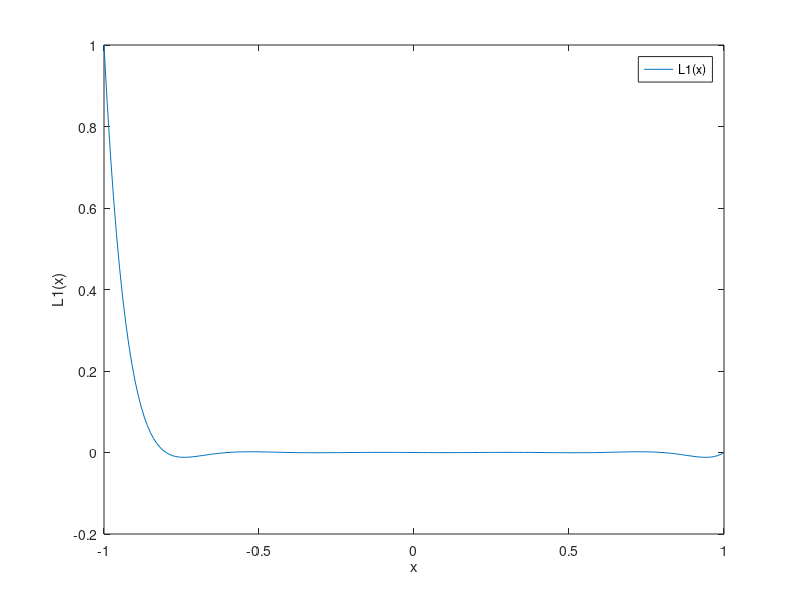
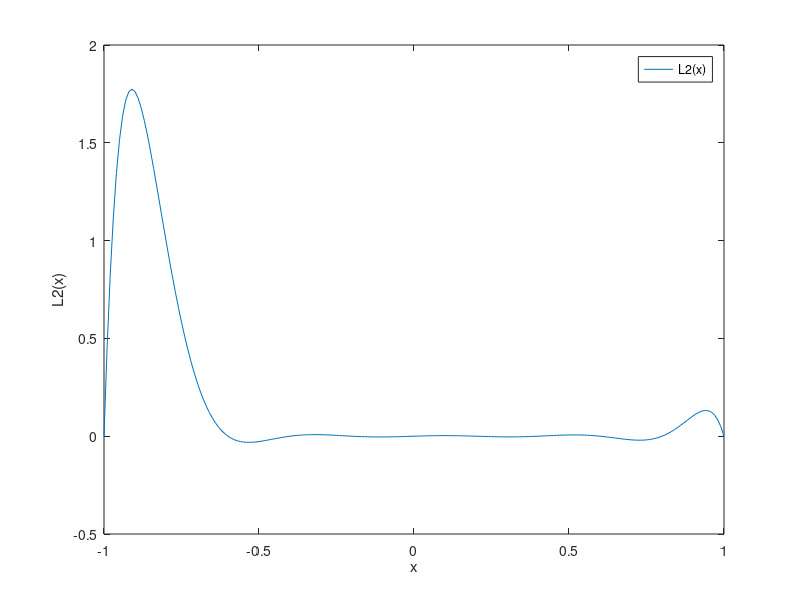
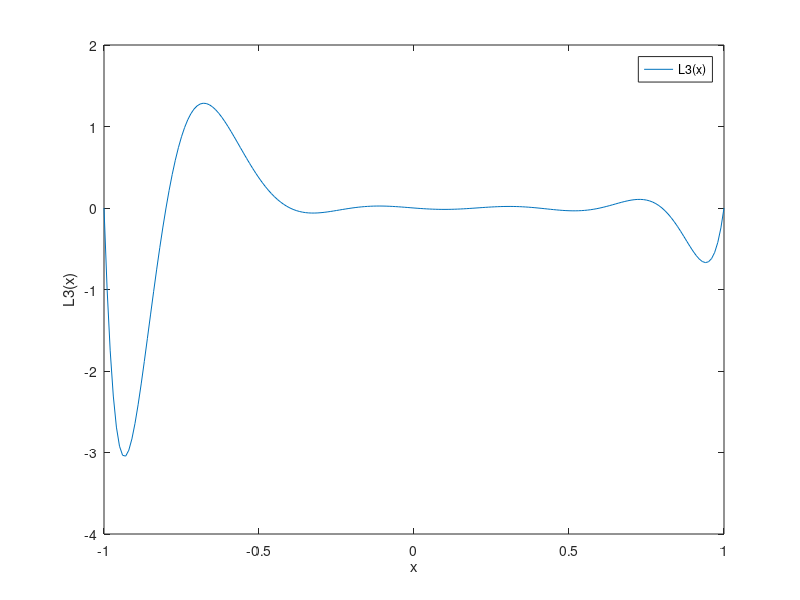
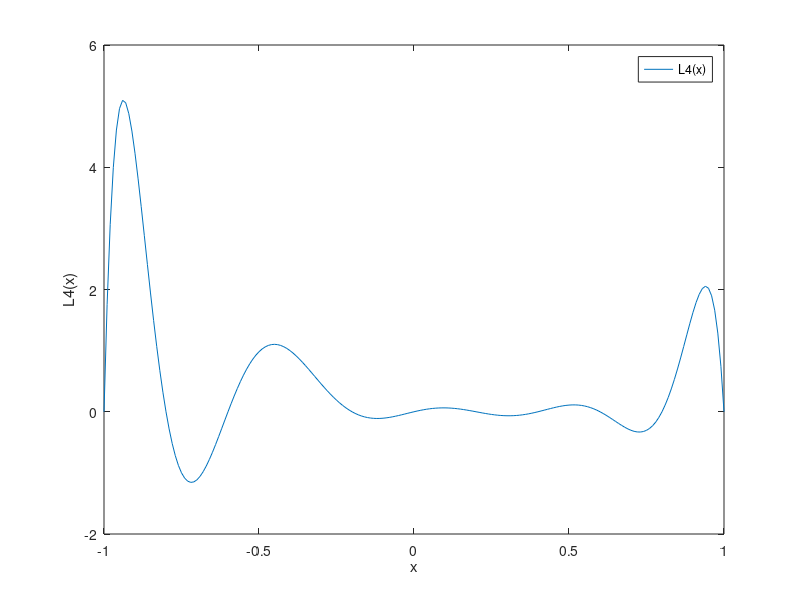

Source code (MATLAB) for these figures, in order:
clear all
clc
#--------draw L(x) function-----------------
function [y_ref] = lagrange (x_ref, x, y, nsize)
  y_ref = 0;
  #the definition of L(x)
  for j = 1:nsize
    Lj = 1;
    for i = 1:nsize
      if i == j 
        continue
      endif
      Lj .*= (x_ref - x(i)) / (x(j) - x(i));
    endfor
    figure(j)
    plot(x_ref,Lj)
    xlabel("x");
    lname = strcat("L", dec2base(j, 10), "(x)"); #create name of Lj(x)
    ylabel(lname);
    legend(lname);
    y_ref += Lj * y(j);
  endfor
endfunction
#--------------------------------------

#-----------GET DATA-------------------
#read the data in hw1AB
rawdata = textread("hw1AB.dat");

#transfrom the data into a matrix
point = reshape(rawdata, 2, []);

#check the size of point
psize = size(point);
data_size = psize(2)-1;

#declare x and y to store all the point(point known already)
xi = 1 : 1 : data_size;
yi = 1 : 1 : data_size;

#load the data onto xj and yj
for i = 1:data_size
  xi(i) = point(1,i+1);
  yi(i) = point(2,i+1);
endfor
#--------------------------------------

#-------------draw P(x)----------------
x_ref = xi(1) : 0.01 : xi(data_size);
px = lagrange(x_ref, xi, yi, data_size);
figure(data_size+1)
plot(x_ref, px)
xlabel("x");
ylabel("P(x)");
legend("P(x)");
#-------------------------------------